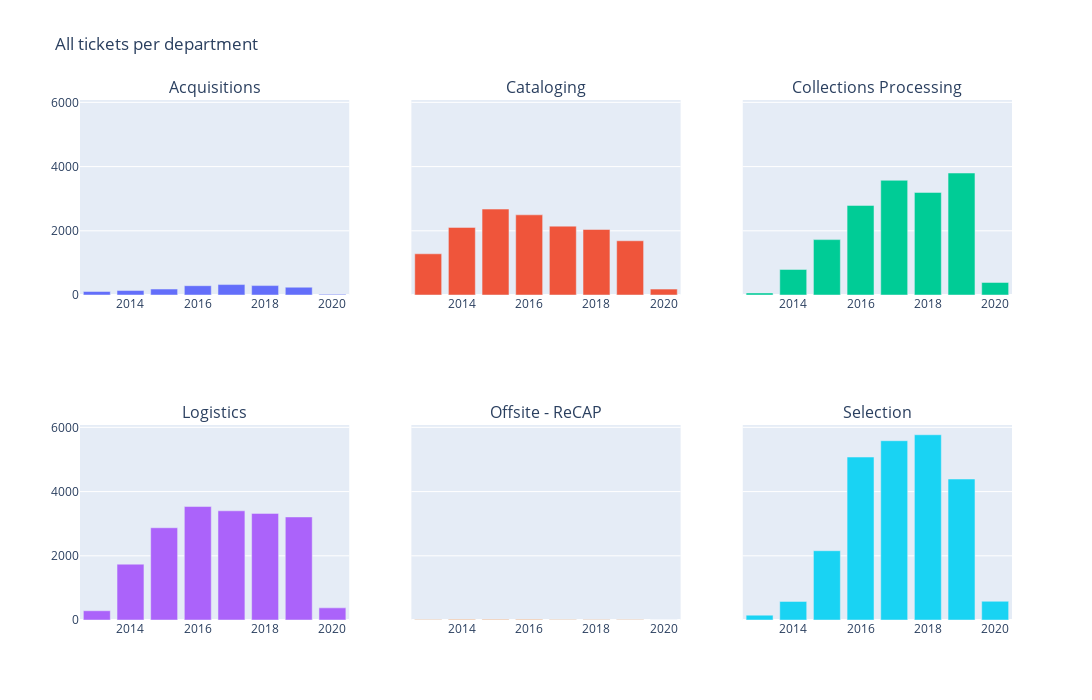

Write notebook code for a chart like this one.
### Code cell
fig.update_layout(
    title_text='All tickets per department',
    showlegend=False,
    height=700, width=1200)
fig.show()

### Figure 1 — Plotly figure (JSON) as saved in the notebook; plotly's stock layout.template omitted (floating-point values rounded to 4 significant figures)
{"data": [{"name": "Acquisitions", "type": "bar", "x": [2013, 2014, 2015, 2016, 2017, 2018, 2019, 2020], "xaxis": "x", "y": [110, 139, 185, 290, 325, 293, 242, 20], "yaxis": "y"}, {"name": "Cataloging", "type": "bar", "x": [2013, 2014, 2015, 2016, 2017, 2018, 2019, 2020], "xaxis": "x2", "y": [1283, 2106, 2676, 2497, 2145, 2041, 1689, 183], "yaxis": "y2"}, {"name": "Collections Processing", "type": "bar", "x": [2013, 2014, 2015, 2016, 2017, 2018, 2019, 2020], "xaxis": "x3", "y": [64, 796, 1725, 2790, 3573, 3195, 3799, 391], "yaxis": "y3"}, {"name": "Logistics", "type": "bar", "x": [2013, 2014, 2015, 2016, 2017, 2018, 2019, 2020], "xaxis": "x4", "y": [288, 1739, 2873, 3534, 3401, 3321, 3210, 378], "yaxis": "y4"}, {"name": "Offsite - ReCAP", "type": "bar", "x": [2013, 2014, 2015, 2016, 2017, 2018, 2019, 2020], "xaxis": "x5", "y": [13, 22, 20, 22, 18, 14, 17, 2], "yaxis": "y5"}, {"name": "Selection", "type": "bar", "x": [2013, 2014, 2015, 2016, 2017, 2018, 2019, 2020], "xaxis": "x6", "y": [151, 579, 2158, 5075, 5584, 5770, 4391, 583], "yaxis": "y6"}], "layout": {"annotations": [{"font": {"size": 16}, "showarrow": false, "text": "Acquisitions", "x": 0.1444, "xanchor": "center", "xref": "paper", "y": 1, "yanchor": "bottom", "yref": "paper"}, {"font": {"size": 16}, "showarrow": false, "text": "Cataloging", "x": 0.5, "xanchor": "center", "xref": "paper", "y": 1, "yanchor": "bottom", "yref": "paper"}, {"font": {"size": 16}, "showarrow": false, "text": "Collections Processing", "x": 0.8556, "xanchor": "center", "xref": "paper", "y": 1, "yanchor": "bottom", "yref": "paper"}, {"font": {"size": 16}, "showarrow": false, "text": "Logistics", "x": 0.1444, "xanchor": "center", "xref": "paper", "y": 0.375, "yanchor": "bottom", "yref": "paper"}, {"font": {"size": 16}, "showarrow": false, "text": "Offsite - ReCAP", "x": 0.5, "xanchor": "center", "xref": "paper", "y": 0.375, "yanchor": "bottom", "yref": "paper"}, {"font": {"size": 16}, "showarrow": false, "text": "Selection", "x": 0.8556, "xanchor": "center", "xref": "paper", "y": 0.375, "yanchor": "bottom", "yref": "paper"}], "height": 700, "showlegend": false, "title": {"text": "All tickets per department"}, "width": 1200, "xaxis": {"anchor": "y", "autorange": true, "domain": [0, 0.2889], "range": [2012.0, 2020.0], "type": "linear"}, "xaxis2": {"anchor": "y2", "autorange": true, "domain": [0.3556, 0.6444], "range": [2012.0, 2020.0], "type": "linear"}, "xaxis3": {"anchor": "y3", "autorange": true, "domain": [0.7111, 1], "range": [2012.0, 2020.0], "type": "linear"}, "xaxis4": {"anchor": "y4", "autorange": true, "domain": [0, 0.2889], "range": [2012.0, 2020.0], "type": "linear"}, "xaxis5": {"anchor": "y5", "autorange": true, "domain": [0.3556, 0.6444], "range": [2012.0, 2020.0], "type": "linear"}, "xaxis6": {"anchor": "y6", "autorange": true, "domain": [0.7111, 1], "range": [2012.0, 2020.0], "type": "linear"}, "yaxis": {"anchor": "x", "autorange": true, "domain": [0.625, 1], "matches": "y4", "range": [0, 6074.0], "type": "linear"}, "yaxis2": {"anchor": "x2", "autorange": true, "domain": [0.625, 1], "matches": "y4", "range": [0, 6074.0], "showticklabels": false, "type": "linear"}, "yaxis3": {"anchor": "x3", "autorange": true, "domain": [0.625, 1], "matches": "y4", "range": [0, 6074.0], "showticklabels": false, "type": "linear"}, "yaxis4": {"anchor": "x4", "autorange": true, "domain": [0, 0.375], "range": [0, 6074.0], "type": "linear"}, "yaxis5": {"anchor": "x5", "autorange": true, "domain": [0, 0.375], "matches": "y4", "range": [0, 6074.0], "showticklabels": false, "type": "linear"}, "yaxis6": {"anchor": "x6", "autorange": true, "domain": [0, 0.375], "matches": "y4", "range": [0, 6074.0], "showticklabels": false, "type": "linear"}}}
